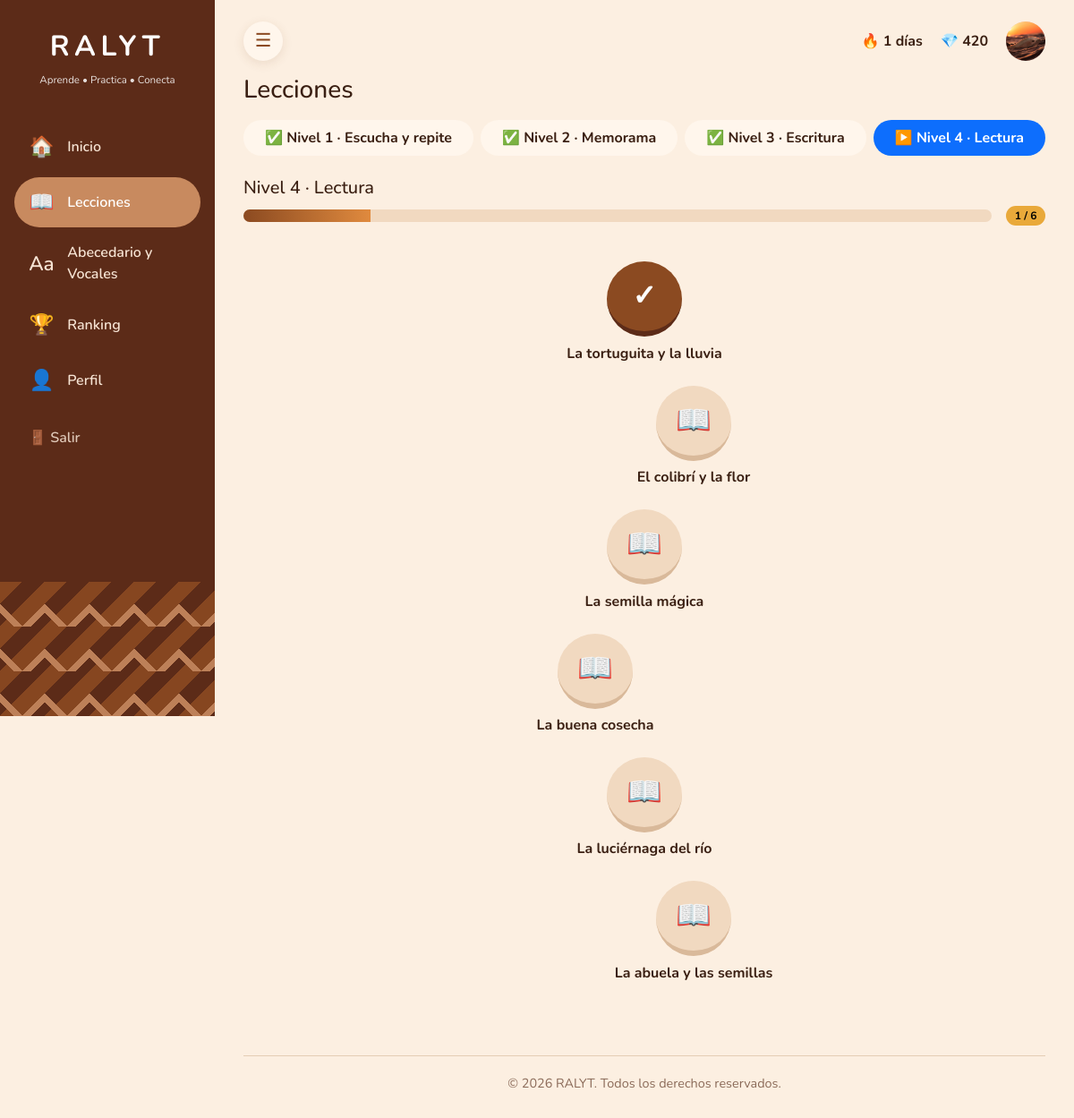
Page /index.php?ruta=lecciones&nivel=4 (signed in) on the committed database.
### tables this page shows
CREATE TABLE `usuarios`  (
  `id` int(10) UNSIGNED NOT NULL AUTO_INCREMENT,
  `nombre` varchar(100) NOT NULL,
  `usuario` varchar(30) NOT NULL,
  `correo` varchar(120) NOT NULL,
  `password_hash` varchar(255) NOT NULL,
  `avatar` varchar(255) NULL DEFAULT NULL,
  `puntos` int(10) UNSIGNED NOT NULL DEFAULT 0,
  `racha` int(10) UNSIGNED NOT NULL DEFAULT 0,
  `ultima_actividad` date NULL DEFAULT NULL,
  `creado_en` timestamp NOT NULL DEFAULT current_timestamp(),
  PRIMARY KEY (`id`) USING BTREE,
  UNIQUE INDEX `uq_usuario`(`usuario`) USING BTREE,
  UNIQUE INDEX `uq_correo`(`correo`) USING BTREE
);

CREATE TABLE `niveles`  (
  `id` tinyint(3) UNSIGNED NOT NULL,
  `nombre` varchar(60) NOT NULL,
  `tipo` enum('escucha','memorama','escritura','lectura') NOT NULL,
  `descripcion` varchar(255) NULL DEFAULT NULL,
  PRIMARY KEY (`id`) USING BTREE
);

CREATE TABLE `cuentos`  (
  `id` int(10) UNSIGNED NOT NULL AUTO_INCREMENT,
  `titulo` varchar(150) NOT NULL,
  `texto_yokotan` text NOT NULL,
  `traduccion` text NOT NULL,
  `dificultad` enum('facil','media','dificil') NOT NULL DEFAULT 'facil',
  `audio` varchar(255) NULL DEFAULT NULL,
  PRIMARY KEY (`id`) USING BTREE
);

### controllers/LeccionesController.php (called while the page is built, shortened)
<?php
class LeccionesController extends Controlador
{
    public function mapa(): void {
        $usuario = $this->usuario();
        $uid     = (int)$usuario['id'];
        $niveles = Nivel::estados($uid);
        $nivel = (int)($_GET['nivel'] ?? 0);
        $aviso = $_SESSION['aviso'] ?? '';
        $nv = $niveles[$nivel];
        if ($nivel < 4) {
            $nodos = array_map(fn($f) => ['href' => url('actividad', ['leccion' => $f['id']]), 'titulo' => $f['titulo'], 'hecha' => (bool)$f['hecha']], Leccion::delNivel($nivel, $uid));
        } else {
            $nodos = array_map(fn($f) => ['href' => url('actividad', ['cuento' => $f['id']]), 'titulo' => $f['titulo'], 'hecha' => (bool)$f['hecha']], Cuento::todos($uid));
        }
        $this->vista('lecciones', [
            'titulo' => 'Lecciones', 'activa' => 'lecciones', 'usuario' => $usuario,
            'niveles' => $niveles, 'nivel' => $nivel, 'nv' => $nv, 'nodos' => $nodos, 'aviso' => $aviso,
            'pct' => $nv['total'] ? (int)round($nv['hechas'] * 100 / $nv['total']) : 0, 'iconos' => self::ICONOS,
        ]);
    }
}

### index.php (called while the page is built, shortened)
<?php
require __DIR__ . '/resources/class/funciones.php';
spl_autoload_register(function (string $clase) {
    foreach (['controllers', 'models', 'resources/class'] as $carpeta) {
        $archivo = __DIR__ . "/$carpeta/$clase.php";
        if (is_file($archivo)) { require $archivo; return; }
    }
});
$rutas = [
    'portada'    => ['InicioController',   'portada'],
    'login'      => ['AuthController',     'login'],
    'registro'   => ['AuthController',     'registro'],
    'logout'     => ['AuthController',     'logout'],
    'inicio'     => ['InicioController',   'index'],
    'lecciones'  => ['LeccionesController', 'mapa'],
    'actividad'  => ['LeccionesController', 'actividad'],
    'completar'  => ['LeccionesController', 'completar'],
    'resultados' => ['LeccionesController', 'resultados'],
    'ranking'    => ['RankingController',  'index'],
    'abecedario' => ['AbecedarioController', 'index'],
    'perfil'     => ['PerfilController',   'index'],
];
$ruta = $_GET['ruta'] ?? (!empty($_SESSION['uid']) ? 'inicio' : 'portada');
[$controlador, $metodo] = $rutas[$ruta];
(new $controlador())->$metodo();

### resources/class/Conexion.php (called while the page is built, shortened)
<?php
class Conexion
{
    private static ?PDO $pdo = null;
    public static function get(): PDO
    {
        if (self::$pdo === null) {
            try {
                self::$pdo = new PDO('mysql:host=' . self::HOST . ';dbname=' . self::BD . ';charset=utf8mb4', self::USER, self::PASS, [
                    PDO::ATTR_ERRMODE            => PDO::ERRMODE_EXCEPTION,
                    PDO::ATTR_DEFAULT_FETCH_MODE => PDO::FETCH_ASSOC,
                    PDO::ATTR_EMULATE_PREPARES   => false,
                ]);
            } catch (PDOException $e) {
                http_response_code(500);
                exit('No se pudo conectar a la base de datos "ralyt". Revisa resources/class/Conexion.php y que hayas importado ralyt.sql y ralyt_ajustes.sql.');
            }
        }
        return self::$pdo;
    }
}

### models/Usuario.php (called while the page is built, shortened)
<?php
class Usuario
{
    public static function porId(int $id): ?array {
        $q = Conexion::get()->prepare('SELECT * FROM usuarios WHERE id = ?');
        $q->execute([$id]);
        return $q->fetch() ?: null;
    }
    public static function rachaEfectiva(array $u): int {
        $dias = (new DateTime('today'))->diff(new DateTime($u['ultima_actividad']))->days;
        return $dias <= 1 ? (int)$u['racha'] : 0;
    }
}

### resources/class/funciones.php (called while the page is built, shortened)
<?php
function h($v): string { return htmlspecialchars((string)$v, ENT_QUOTES, 'UTF-8'); }
function url(string $ruta = '', array $params = []): string {
    $q = $ruta !== '' ? ['ruta' => $ruta] + $params : $params;
    return 'index.php' . ($q ? '?' . http_build_query($q) : '');
}
function u(string $ruta = '', array $params = []): string { return h(url($ruta, $params)); }

### models/Nivel.php (called while the page is built, shortened)
<?php
class Nivel
{
    public static function estados(int $uid): array {
        $db = Conexion::get();
        $niveles = [];
        foreach ($db->query('SELECT id, nombre, tipo FROM niveles ORDER BY id') as $n) {
            $n['total'] = 0; $n['hechas'] = 0;
            $niveles[(int)$n['id']] = $n;
        }
        $q = $db->prepare('SELECT l.nivel_id, COUNT(*) AS total, SUM(COALESCE(p.completada, 0)) AS hechas
                           FROM lecciones l LEFT JOIN progreso p ON p.leccion_id = l.id AND p.usuario_id = ?
                           GROUP BY l.nivel_id');
        $q->execute([$uid]);
        foreach ($q as $f) {
            $niveles[(int)$f['nivel_id']]['total']  = (int)$f['total'];
            $niveles[(int)$f['nivel_id']]['hechas'] = (int)$f['hechas'];
        }
        $niveles[4]['total'] = (int)$db->query('SELECT COUNT(*) FROM cuentos')->fetchColumn();
        $q = $db->prepare('SELECT COUNT(*) FROM cuentos_leidos WHERE usuario_id = ?');
        $q->execute([$uid]);
        $niveles[4]['hechas'] = (int)$q->fetchColumn();
        return $niveles;
    }
}

### models/Cuento.php (called while the page is built, shortened)
<?php
class Cuento
{
    public static function todos(int $uid): array {
        $q = Conexion::get()->prepare('SELECT c.id, c.titulo, (cl.cuento_id IS NOT NULL) AS hecha
                                       FROM cuentos c LEFT JOIN cuentos_leidos cl ON cl.cuento_id = c.id AND cl.usuario_id = ?
                                       ORDER BY c.id');
        $q->execute([$uid]);
        return $q->fetchAll();
    }
}

### vistas/paginas/lecciones.php (the view, shortened to what this page needs)
<h1 class="h3 mb-3">Lecciones</h1>
<div class="nav nav-pills nav-fill flex-column flex-md-row gap-2 mb-4">
  <?php foreach ($niveles as $id => $n): ?>
    <?php if ($n['desbloqueado']): ?>
      <a class="nav-link<?= $id === $nivel ? ' active' : '' ?>" href="<?= u('lecciones',['nivel'=>$id]) ?>"><?= $n['completo'] ? '✅' : '▶️' ?> Nivel <?= $id ?> · <?= h($n['nombre']) ?></a>
    <?php else: ?>
      <span class="nav-link disabled"><img src="resources/imagenes/candado_cerrado.svg" alt="" width="16" class="me-1"> Nivel <?= $id ?> · <?= h($n['nombre']) ?></span>
    <?php endif; ?>
  <?php endforeach; ?>
</div>
<h2 class="h5">Nivel <?= $nivel ?> · <?= h($nv['nombre']) ?></h2>
<div class="d-flex align-items-center gap-3 mb-4">
  <div class="progress flex-grow-1" role="progressbar" aria-label="Avance del nivel"><div class="progress-bar" style="width: <?= $pct ?>%"></div></div>
  <span class="badge text-bg-warning"><?= $nv['hechas'] ?> / <?= $nv['total'] ?></span>
</div>
<?php if (!$nodos): ?>
  <div class="rl-card text-center py-5"><p class="mb-0 text-muted">Todavía no hay <?= $nivel === 4 ? 'cuentos' : 'lecciones' ?> en este nivel.</p></div>
<?php else: ?>
  <div class="rl-ruta">
    <?php foreach ($nodos as $i => $nodo): ?>
      <a class="rl-nodo<?= $nodo['hecha'] ? ' hecho' : '' ?>" href="<?= h($nodo['href']) ?>">
        <span class="circ"><?= $nodo['hecha'] ? '✓' : $iconos[$nv['tipo']] ?></span>
        <span class="tit"><?= h($nodo['titulo']) ?></span>
      </a>
    <?php endforeach; ?>
  </div>
<?php endif; ?>

### vistas/templates/topbar.php (shortened to what this page needs)
<div class="rl-top mb-3">
  <button type="button" class="rl-toggle" id="btnMenu" aria-controls="menuLateral" aria-expanded="true" aria-label="Ocultar menú">☰</button>
  <span>🔥 <?= Usuario::rachaEfectiva($usuario) ?> días</span>
  <span>💎 <?= (int)$usuario['puntos'] ?></span>
  <a href="<?= u('perfil') ?>" class="rl-avatar" aria-label="Mi perfil"><img src="<?= $usuario['avatar'] ? h($usuario['avatar']) : 'resources/imagenes/ajolote.png' ?>"<?= $usuario['avatar'] ? ' class="avatar-foto"' : '' ?> alt=""></a>
</div>

### resources/css/style.css (style rules this page uses)
:root { --r-side: #5c2b18; --r-bg: #fcefe1; --r-card: #fff6ec; --r-brown: #8b4a21; --r-orange: #e08a3e; --r-pill: #c88a5f; --r-sand: #f1d9c0; --r-text: #3a1f12; --r-muted: #8a6a58; --bs-body-bg: var(--r-bg); --bs-body-color: var(--r-text); --bs-body-font-family: 'Nunito', sans-serif; }
body { background: var(--r-bg); }
.rl-top { display: flex; justify-content: flex-end; align-items: center; gap: 1.25rem; font-weight: 700; }
.rl-avatar { width: 44px; height: 44px; border-radius: 50%; background: var(--r-side); color: #fff; display: grid; place-items: center; font-size: 1.3rem; }
:root { --r-ok: #5b9a4a; --bs-primary: #8b4a21; --bs-primary-rgb: 139,74,33; --bs-secondary: #5c2b18; --bs-secondary-rgb: 92,43,24; --bs-warning: #e9a93a; --bs-warning-rgb: 233,169,58; --bs-info: #4a8f9f; --bs-info-rgb: 74,143,159; --bs-danger: #c4452e; --bs-danger-rgb: 196,69,46; --bs-success: #5b9a4a; --bs-success-rgb: 91,154,74; --bs-secondary-color: var(--r-muted); --bs-secondary-bg: #efe3d8; --bs-border-color: #e4cdb5; --bs-link-color: #8b4a21; --bs-link-color-rgb: 139,74,33; --bs-link-hover-color: #733a18; }
body, button, input, select, textarea { font-family: 'Nunito', sans-serif; }
h1, h2, h3, h4, h5, h6 { font-weight: 800; }
.progress { height: 14px; border-radius: 20px; background: var(--r-sand); }
.progress-bar { background: linear-gradient(90deg, var(--r-brown), var(--r-orange)); }
.badge { border-radius: 40px; font-weight: 700; padding: .45em .8em; }
.nav-pills .nav-link { color: var(--r-text); background: var(--r-card); border-radius: 40px; font-weight: 700; }
.nav-pills .nav-link.active { color: #fff; }
.rl-avatar { text-decoration: none; overflow: hidden; background: #f7c6c0; }
.rl-avatar img { width: 100%; height: 100%; object-fit: contain; }
.rl-toggle { margin-right: auto; border: 0; width: 44px; height: 44px; border-radius: 50%; background: var(--r-card); color: var(--r-brown); font-size: 1.3rem; box-shadow: 0 3px 12px rgba(120, 70, 30, .12); }
.rl-ruta { display: flex; flex-direction: column; align-items: center; gap: 1.5rem; padding: 1rem 0 2rem; }
.rl-nodo { display: flex; flex-direction: column; align-items: center; gap: .4rem; text-decoration: none; color: var(--r-text); font-weight: 700; text-align: center; max-width: 200px; }
.rl-nodo .circ { width: 84px; height: 84px; border-radius: 50%; display: grid; place-items: center; font-size: 2rem; background: var(--r-sand); color: var(--r-brown); border-bottom: 6px solid #d9b99a; transition: transform .1s; }
.rl-nodo.hecho .circ { background: var(--r-brown); color: #fff; border-bottom-color: var(--r-side); }
.rl-nodo:nth-child(4n+2) { transform: translateX(55px); }
.rl-nodo:nth-child(4n+4) { transform: translateX(-55px); }
img.avatar-foto, .rl-avatar img.avatar-foto { object-fit: cover; background: transparent; }

### rows in the picture
usuarios: racha "1", puntos "420", avatar (picture)
niveles: id "1", nombre "Escucha y repite"
niveles: id "2", nombre "Memorama"
niveles: id "3", nombre "Escritura"
niveles: id "4", nombre "Lectura", tipo "📖"
cuentos: titulo "La tortuguita y la lluvia"

### other values in the picture
$ico "🏠"
$texto "Inicio"
$ico "📖"
$texto "Lecciones"
$ico "Aa"
$texto "Abecedario y Vocales"
$ico "🏆"
$texto "Ranking"
$ico "👤"
$texto "Perfil"
$nivel "4"
$nv['hechas'] "1"
$nv['total'] "6"
$nodo['titulo'] "El colibrí y la flor"
$nodo['titulo'] "La semilla mágica"
